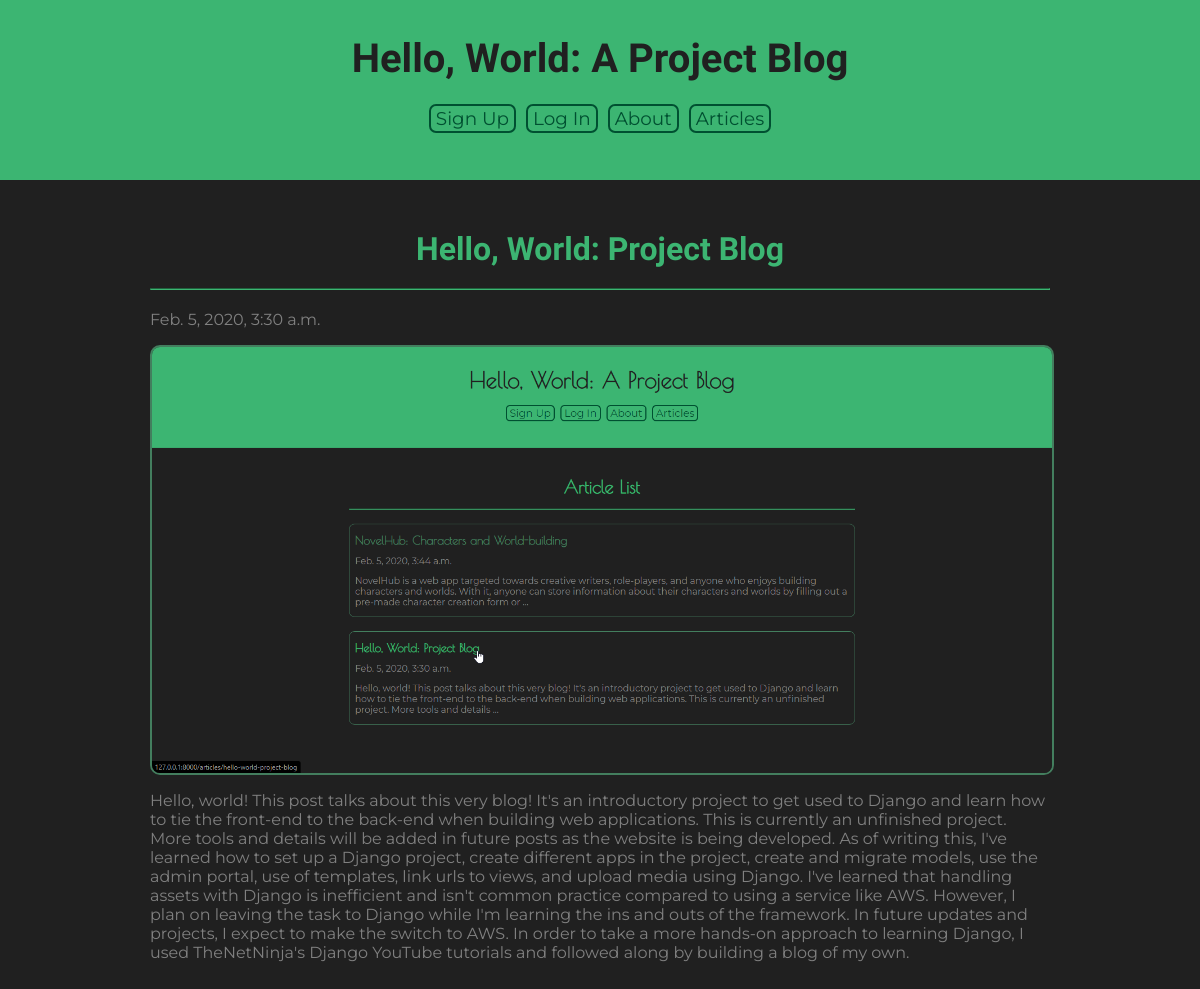
/articles/hello-world-project-blog, run on the app's committed database.
### Articles/models.py (models this page shows, shortened)
class Article(models.Model):
    title = models.CharField(max_length = 50)
    date = models.DateTimeField(auto_now_add = True)
    body = models.TextField()
    slug = models.SlugField()
    picture = models.ImageField(default="defaultPic.png", blank="True")

### Articles/views.py (the view)
# urls.py: url(r'^(?P<slug>[\w-]+)$', views.article_detail, name='articleDetail')
def article_detail(request, slug):
    article = Article.objects.get(slug = slug)
    return render(request, 'articles/article_detail.html', {"article":article})

### Articles/templates/articles/article_detail.html (shortened to what this page needs)
{% extends 'baseTemplate.html' %}
{% load static %}
{% block head %}
    <link rel="stylesheet" href="{% static 'articleDetailTheme.css' %}">
{% endblock %}
{% block content %}
    <h2>{{article.title}}</h2>
    <hr>
    <p>{{article.date}}</p>
    <img src="{{article.picture.url}}"/>
    <p>{{article.body}}</p>
{% endblock %}

### assets/articleDetailTheme.css (style rules this page uses)
html { background-color: #202020; height: 100vh; width: 100vw; }
body { margin: -40px 0 0; padding: 0; }
h2, h1 { color: #3CB572; font-family: "Poiret One", cursive; font-size: 2em; margin: 0; text-align: center; }
hr { border-color: #3CB572; margin: 20px 0; }
p, ul { color: #808080; font-family: "Montserrat", sans-serif; }
img { border: 2px solid #437E5E; border-radius: 10px; display: block; height: auto; margin: 0 auto; max-width: 100%; padding: 0; width: 80vw; }

### data on the page
Article: title "Hello, World: Project Blog", date "Feb. 5, 2020, 3:30 a.m.", picture (picture), body "Hello, world! This post talks about this very blog! It's an introductory project to get used to Django and learn how to tie the front-end to the back-end when building web applications. This is currently an unfinished project. More tools and details will be added in future posts as the website is being developed. As of writing this, I've learned how to set up a Django project, create different apps in the project, create and migrate models, use the admin portal, use of templates, link urls to views, and upload media using Django. I've learned that handling assets with Django is inefficient and isn't common practice compared to using a service like AWS. However, I plan on leaving the task to…"
